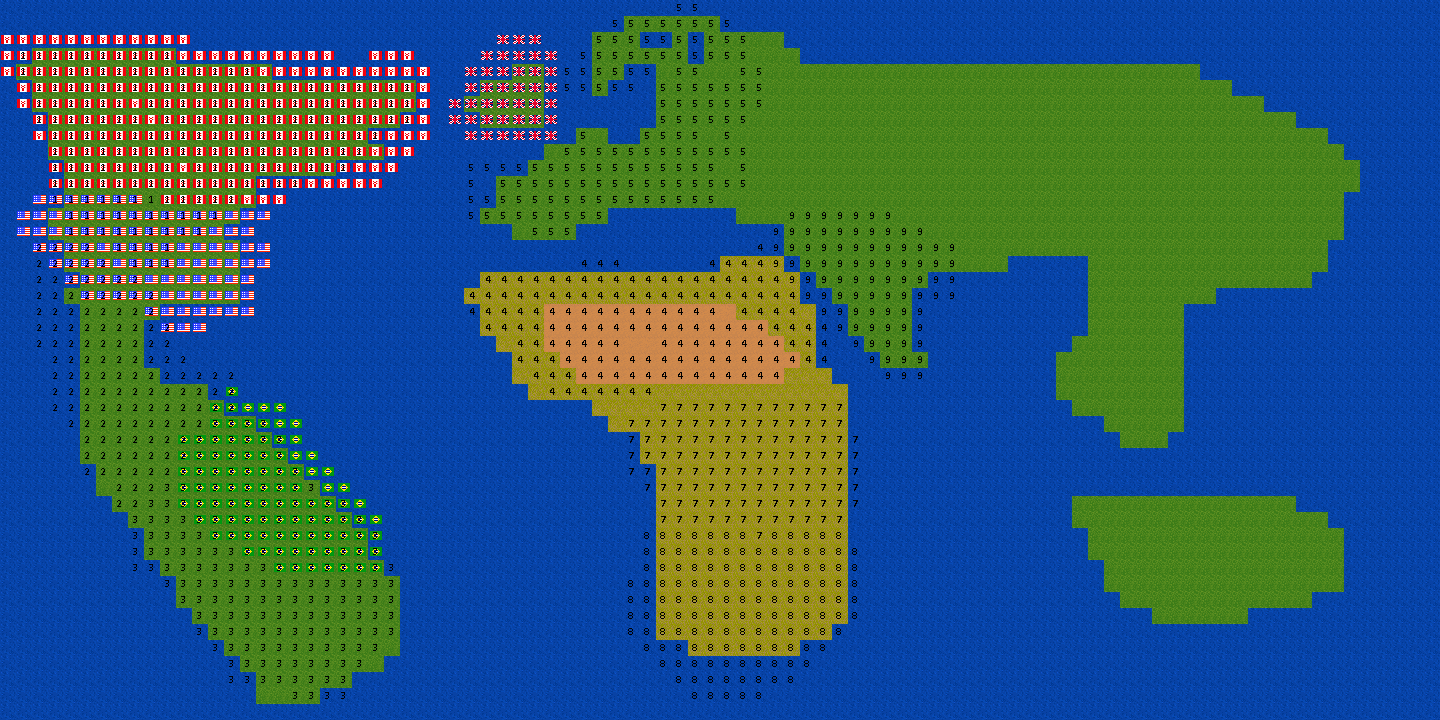

Below is a game level as drawn by its tile map, then a one-line description and the .tmx that defines it (tile-layer data replaced by summaries):
An orthogonal 90x45 tile map with 16x16 px tiles, 3 tile layers (biomes, country, region), 3 tilesets.

<map version="1.10" tiledversion="2025.05.05" orientation="orthogonal" renderorder="right-down" width="90" height="45" tilewidth="16" tileheight="16" infinite="0" nextlayerid="4" nextobjectid="1">
 <tileset firstgid="1" source="biomes.tsx" />
 <tileset firstgid="21" source="countries.tsx" />
 <tileset firstgid="61" source="regions.tsx" />
 <layer id="1" name="biomes" width="90" height="45">
  <data>[4050 cells, 4050 non-empty, 4 distinct tile ids]</data>
 </layer>
 <layer id="2" name="country" width="90" height="45">
  <data>[4050 cells, 479 non-empty, 4 distinct tile ids]</data>
 </layer>
 <layer id="3" name="region" width="90" height="45">
  <data>[4050 cells, 1164 non-empty, 8 distinct tile ids]</data>
 </layer>
</map>
